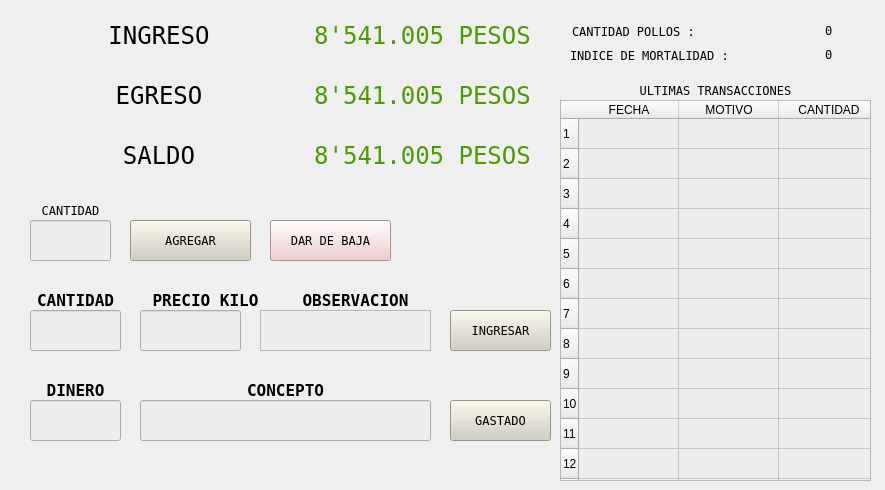
    <widget class="QWidget" name="tab_5">
     <attribute name="title">
      <string>POLLOS</string>
     </attribute>
     <widget class="QLabel" name="label_70">
      <property name="geometry">
       <rect>
        <x>280</x>
        <y>280</y>
        <width>151</width>
        <height>41</height>
       </rect>
      </property>
      <property name="font">
       <font>
        <family>Andale Mono</family>
        <pointsize>12</pointsize>
        <weight>75</weight>
        <bold>true</bold>
       </font>
      </property>
      <property name="text">
       <string>OBSERVACION</string>
      </property>
      <property name="alignment">
       <set>Qt::AlignCenter</set>
      </property>
     </widget>
     <widget class="QLineEdit" name="cantidad_alimento_dado_18">
      <property name="geometry">
       <rect>
        <x>30</x>
        <y>400</y>
        <width>91</width>
        <height>41</height>
       </rect>
      </property>
      <property name="styleSheet">
       <string notr="true">background-color: rgb(238, 238, 236);</string>
      </property>
     </widget>
     <widget class="QLabel" name="label_73">
      <property name="geometry">
       <rect>
        <x>30</x>
        <y>370</y>
        <width>91</width>
        <height>41</height>
       </rect>
      </property>
      <property name="font">
       <font>
        <family>Andale Mono</family>
        <pointsize>12</pointsize>
        <weight>75</weight>
        <bold>true</bold>
       </font>
      </property>
      <property name="text">
       <string>DINERO</string>
      </property>
      <property name="alignment">
       <set>Qt::AlignCenter</set>
      </property>
     </widget>
     <widget class="QLabel" name="label_76">
      <property name="geometry">
       <rect>
        <x>30</x>
        <y>280</y>
        <width>91</width>
        <height>41</height>
       </rect>
      </property>
      <property name="font">
       <font>
        <family>Andale Mono</family>
        <pointsize>12</pointsize>
        <weight>75</weight>
        <bold>true</bold>
       </font>
      </property>
      <property name="text">
       <string>CANTIDAD</string>
      </property>
      <property name="alignment">
       <set>Qt::AlignCenter</set>
      </property>
     </widget>
     <widget class="QLineEdit" name="cantidad_alimento_dado_19">
      <property name="geometry">
       <rect>
        <x>140</x>
        <y>310</y>
        <width>101</width>
        <height>41</height>
       </rect>
      </property>
      <property name="styleSheet">
       <string notr="true">background-color: rgb(238, 238, 236);</string>
      </property>
     </widget>
     <widget class="QPushButton" name="boton_gastar_alimento_10">
      <property name="geometry">
       <rect>
        <x>450</x>
        <y>400</y>
        <width>101</width>
        <height>41</height>
       </rect>
      </property>
      <property name="font">
       <font>
        <family>Andale Mono</family>
       </font>
      </property>
      <property name="styleSheet">
       <string notr="true">background-color: rgb(209, 207, 192);</string>
      </property>
      <property name="text">
       <string>GASTADO</string>
      </property>
     </widget>
     <widget class="QLabel" name="label_78">
      <property name="geometry">
       <rect>
        <x>140</x>
        <y>370</y>
        <width>291</width>
        <height>41</height>
       </rect>
      </property>
      <property name="font">
       <font>
        <family>Andale Mono</family>
        <pointsize>12</pointsize>
        <weight>75</weight>
        <bold>true</bold>
       </font>
      </property>
      <property name="text">
       <string>CONCEPTO</string>
      </property>
      <property name="alignment">
       <set>Qt::AlignCenter</set>
      </property>
     </widget>
     <widget class="QLineEdit" name="cantidad_alimento_dado_20">
      <property name="geometry">
       <rect>
        <x>30</x>
        <y>310</y>
        <width>91</width>
        <height>41</height>
       </rect>
      </property>
      <property name="styleSheet">
       <string notr="true">background-color: rgb(238, 238, 236);</string>
      </property>
     </widget>
     <widget class="QTextEdit" name="comentario_venta_6">
      <property name="geometry">
       <rect>
        <x>260</x>
        <y>310</y>
        <width>171</width>
        <height>41</height>
       </rect>
      </property>
      <property name="font">
       <font/>
      </property>
      <property name="styleSheet">
       <string notr="true">background-color: rgb(238, 238, 236);</string>
      </property>
      <property name="html">
       <string>&lt;!DOCTYPE HTML PUBLIC &quot;-//W3C//DTD HTML 4.0//EN&quot; &quot;http://www.w3.org/TR/REC-html40/strict.dtd&quot;&gt;
&lt;html&gt;&lt;head&gt;&lt;meta name=&quot;qrichtext&quot; content=&quot;1&quot; /&gt;&lt;style type=&quot;text/css&quot;&gt;
p, li { white-space: pre-wrap; }
&lt;/style&gt;&lt;/head&gt;&lt;body style=&quot; font-family:'Ubuntu'; font-size:11pt; font-weight:400; font-style:normal;&quot;&gt;
&lt;p style=&quot;-qt-paragraph-type:empty; margin-top:0px; margin-bottom:0px; margin-left:0px; margin-right:0px; -qt-block-indent:0; text-indent:0px;&quot;&gt;&lt;br /&gt;&lt;/p&gt;&lt;/body&gt;&lt;/html&gt;</string>
      </property>
     </widget>
     <widget class="QPushButton" name="boton_gastar_alimento_11">
      <property name="geometry">
       <rect>
        <x>450</x>
        <y>310</y>
        <width>101</width>
        <height>41</height>
       </rect>
      </property>
      <property name="font">
       <font>
        <family>Andale Mono</family>
       </font>
      </property>
      <property name="styleSheet">
       <string notr="true">background-color: rgb(209, 207, 192);</string>
      </property>
      <property name="text">
       <string>INGRESAR</string>
      </property>
     </widget>
     <widget class="QLineEdit" name="cantidad_alimento_dado_21">
      <property name="geometry">
       <rect>
        <x>140</x>
        <y>400</y>
        <width>291</width>
        <height>41</height>
       </rect>
      </property>
      <property name="styleSheet">
       <string notr="true">background-color: rgb(238, 238, 236);</string>
      </property>
     </widget>
     <widget class="QLabel" name="label_71">
      <property name="geometry">
       <rect>
        <x>30</x>
        <y>190</y>
        <width>81</width>
        <height>41</height>
       </rect>
      </property>
      <property name="font">
       <font>
        <family>Andale Mono</family>
       </font>
      </property>
      <property name="text">
       <string>CANTIDAD</string>
      </property>
      <property name="alignment">
       <set>Qt::AlignCenter</set>
      </property>
     </widget>
     <widget class="QPushButton" name="boton_dar_baja_animales_2">
      <property name="geometry">
       <rect>
        <x>270</x>
        <y>220</y>
        <width>121</width>
        <height>41</height>
       </rect>
      </property>
      <property name="font">
       <font>
        <family>Andale Mono</family>
       </font>
      </property>
      <property name="styleSheet">
       <string notr="true">background-color: rgb(236, 201, 199);</string>
      </property>
      <property name="text">
       <string>DAR DE BAJA</string>
      </property>
     </widget>
     <widget class="QLabel" name="label_80">
      <property name="geometry">
       <rect>
        <x>572</x>
        <y>21</y>
        <width>211</width>
        <height>20</height>
       </rect>
      </property>
      <property name="font">
       <font>
        <family>Andale Mono</family>
       </font>
      </property>
      <property name="text">
       <string>CANTIDAD POLLOS : </string>
      </property>
     </widget>
     <widget class="QLineEdit" name="cantidad_animales_editar_2">
      <property name="geometry">
       <rect>
        <x>30</x>
        <y>220</y>
        <width>81</width>
        <height>41</height>
       </rect>
      </property>
      <property name="font">
       <font>
        <family>Andale Mono</family>
       </font>
      </property>
      <property name="styleSheet">
       <string notr="true">background-color: rgb(238, 238, 236);</string>
      </property>
     </widget>
     <widget class="QLabel" name="cantidad_pollitas_2">
      <property name="geometry">
       <rect>
        <x>825</x>
        <y>21</y>
        <width>51</width>
        <height>18</height>
       </rect>
      </property>
      <property name="font">
       <font>
        <family>Andale Mono</family>
       </font>
      </property>
      <property name="text">
       <string>0</string>
      </property>
     </widget>
     <widget class="QPushButton" name="boton_agregar_animales_2">
      <property name="geometry">
       <rect>
        <x>130</x>
        <y>220</y>
        <width>121</width>
        <height>41</height>
       </rect>
      </property>
      <property name="font">
       <font>
        <family>Andale Mono</family>
       </font>
      </property>
      <property name="styleSheet">
       <string notr="true">background-color: rgb(209, 207, 192);</string>
      </property>
      <property name="text">
       <string>AGREGAR</string>
      </property>
     </widget>
     <widget class="QLabel" name="cantidad_pollitas_3">
      <property name="geometry">
       <rect>
        <x>825</x>
        <y>45</y>
        <width>51</width>
        <height>18</height>
       </rect>
      </property>
      <property name="font">
       <font>
        <family>Andale Mono</family>
       </font>
      </property>
      <property name="text">
       <string>0</string>
      </property>
     </widget>
     <widget class="QLabel" name="label_81">
      <property name="geometry">
       <rect>
        <x>570</x>
        <y>45</y>
        <width>241</width>
        <height>20</height>
       </rect>
      </property>
      <property name="font">
       <font>
        <family>Andale Mono</family>
       </font>
      </property>
      <property name="text">
       <string>INDICE DE MORTALIDAD :</string>
      </property>
     </widget>
     <widget class="QLabel" name="label_82">
      <property name="geometry">
       <rect>
        <x>150</x>
        <y>280</y>
        <width>111</width>
        <height>41</height>
       </rect>
      </property>
      <property name="font">
       <font>
        <family>Andale Mono</family>
        <pointsize>12</pointsize>
        <weight>75</weight>
        <bold>true</bold>
       </font>
      </property>
      <property name="text">
       <string>PRECIO KILO</string>
      </property>
      <property name="alignment">
       <set>Qt::AlignCenter</set>
      </property>
     </widget>
     <widget class="QLabel" name="label_303">
      <property name="geometry">
       <rect>
        <x>560</x>
        <y>80</y>
        <width>311</width>
        <height>21</height>
       </rect>
      </property>
      <property name="font">
       <font>
        <family>Andale Mono</family>
       </font>
      </property>
      <property name="text">
       <string>ULTIMAS TRANSACCIONES</string>
      </property>
      <property name="alignment">
       <set>Qt::AlignCenter</set>
      </property>
     </widget>
     <widget class="QTableWidget" name="tableWidget_29">
      <property name="geometry">
       <rect>
        <x>560</x>
        <y>100</y>
        <width>311</width>
        <height>381</height>
       </rect>
      </property>
      <property name="styleSheet">
       <string notr="true">font: 11pt &quot;Andale Mono&quot;;
background-color: rgb(238, 238, 236);</string>
      </property>
      <property name="verticalScrollBarPolicy">
       <enum>Qt::ScrollBarAlwaysOff</enum>
      </property>
      <property name="horizontalScrollBarPolicy">
       <enum>Qt::ScrollBarAlwaysOff</enum>
      </property>
      <row>
       <property name="text">
        <string>1</string>
       </property>
      </row>
      <row>
       <property name="text">
        <string>2</string>
       </property>
      </row>
      <row>
       <property name="text">
        <string>3</string>
       </property>
      </row>
      <row>
       <property name="text">
        <string>4</string>
       </property>
      </row>
      <row>
       <property name="text">
        <string>5</string>
       </property>
      </row>
      <row>
       <property name="text">
        <string>6</string>
       </property>
      </row>
      <row>
       <property name="text">
        <string>7</string>
       </property>
      </row>
      <row>
       <property name="text">
        <string>8</string>
       </property>
      </row>
      <row>
       <property name="text">
        <string>9</string>
       </property>
      </row>
      <row>
       <property name="text">
        <string>10</string>
       </property>
      </row>
      <row>
       <property name="text">
        <string>11</string>
       </property>
      </row>
      <row>
       <property name="text">
        <string>12</string>
       </property>
      </row>
      <row>
       <property name="text">
        <string>13</string>
       </property>
      </row>
      <column>
       <property name="text">
        <string>FECHA</string>
       </property>
      </column>
      <column>
       <property name="text">
        <string>MOTIVO</string>
       </property>
      </column>
      <column>
       <property name="text">
        <string>CANTIDAD</string>
       </property>
      </column>
     </widget>
     <widget class="QWidget" name="layoutWidget_3">
      <property name="geometry">
       <rect>
        <x>30</x>
        <y>80</y>
        <width>521</width>
        <height>30</height>
       </rect>
      </property>
      <layout class="QHBoxLayout" name="horizontalLayout_4">
       <item>
        <widget class="QLabel" name="label_37">
         <property name="font">
          <font>
           <family>Andale Mono</family>
           <pointsize>18</pointsize>
          </font>
         </property>
         <property name="text">
          <string>EGRESO</string>
         </property>
         <property name="alignment">
          <set>Qt::AlignCenter</set>
         </property>
        </widget>
       </item>
       <item>
        <widget class="QLabel" name="cantidad_efectivo_8">
         <property name="font">
          <font>
           <family>Andale Mono</family>
           <pointsize>18</pointsize>
          </font>
         </property>
         <property name="styleSheet">
          <string notr="true">color: rgb(78, 154, 6);</string>
         </property>
         <property name="text">
          <string>8'541.005 PESOS</string>
         </property>
         <property name="alignment">
          <set>Qt::AlignCenter</set>
         </property>
        </widget>
       </item>
      </layout>
     </widget>
     <widget class="QWidget" name="layoutWidget_4">
      <property name="geometry">
       <rect>
        <x>30</x>
        <y>20</y>
        <width>521</width>
        <height>30</height>
       </rect>
      </property>
      <layout class="QHBoxLayout" name="horizontalLayout_39">
       <item>
        <widget class="QLabel" name="label_38">
         <property name="font">
          <font>
           <family>Andale Mono</family>
           <pointsize>18</pointsize>
          </font>
         </property>
         <property name="text">
          <string>INGRESO</string>
         </property>
         <property name="alignment">
          <set>Qt::AlignCenter</set>
         </property>
        </widget>
       </item>
       <item>
        <widget class="QLabel" name="cantidad_efectivo_9">
         <property name="font">
          <font>
           <family>Andale Mono</family>
           <pointsize>18</pointsize>
          </font>
         </property>
         <property name="styleSheet">
          <string notr="true">color: rgb(78, 154, 6);</string>
         </property>
         <property name="text">
          <string>8'541.005 PESOS</string>
         </property>
         <property name="alignment">
          <set>Qt::AlignCenter</set>
         </property>
        </widget>
       </item>
      </layout>
     </widget>
     <widget class="QWidget" name="layoutWidget_5">
      <property name="geometry">
       <rect>
        <x>30</x>
        <y>140</y>
        <width>521</width>
        <height>30</height>
       </rect>
      </property>
      <layout class="QHBoxLayout" name="horizontalLayout_5">
       <item>
        <widget class="QLabel" name="label_39">
         <property name="font">
          <font>
           <family>Andale Mono</family>
           <pointsize>18</pointsize>
          </font>
         </property>
         <property name="text">
          <string>SALDO</string>
         </property>
         <property name="alignment">
          <set>Qt::AlignCenter</set>
         </property>
        </widget>
       </item>
       <item>
        <widget class="QLabel" name="cantidad_efectivo_10">
         <property name="font">
          <font>
           <family>Andale Mono</family>
           <pointsize>18</pointsize>
          </font>
         </property>
         <property name="styleSheet">
          <string notr="true">color: rgb(78, 154, 6);</string>
         </property>
         <property name="text">
          <string>8'541.005 PESOS</string>
         </property>
         <property name="alignment">
          <set>Qt::AlignCenter</set>
         </property>
        </widget>
       </item>
      </layout>
     </widget>
     <zorder>label_82</zorder>
     <zorder>label_70</zorder>
     <zorder>label_76</zorder>
     <zorder>label_73</zorder>
     <zorder>cantidad_alimento_dado_18</zorder>
     <zorder>cantidad_alimento_dado_19</zorder>
     <zorder>boton_gastar_alimento_10</zorder>
     <zorder>label_78</zorder>
     <zorder>cantidad_alimento_dado_20</zorder>
     <zorder>comentario_venta_6</zorder>
     <zorder>boton_gastar_alimento_11</zorder>
     <zorder>cantidad_alimento_dado_21</zorder>
     <zorder>label_71</zorder>
     <zorder>boton_dar_baja_animales_2</zorder>
     <zorder>label_80</zorder>
     <zorder>cantidad_animales_editar_2</zorder>
     <zorder>cantidad_pollitas_2</zorder>
     <zorder>boton_agregar_animales_2</zorder>
     <zorder>cantidad_pollitas_3</zorder>
     <zorder>label_81</zorder>
     <zorder>label_303</zorder>
     <zorder>tableWidget_29</zorder>
     <zorder>layoutWidget_3</zorder>
     <zorder>layoutWidget_4</zorder>
     <zorder>layoutWidget_5</zorder>
    </widget>
